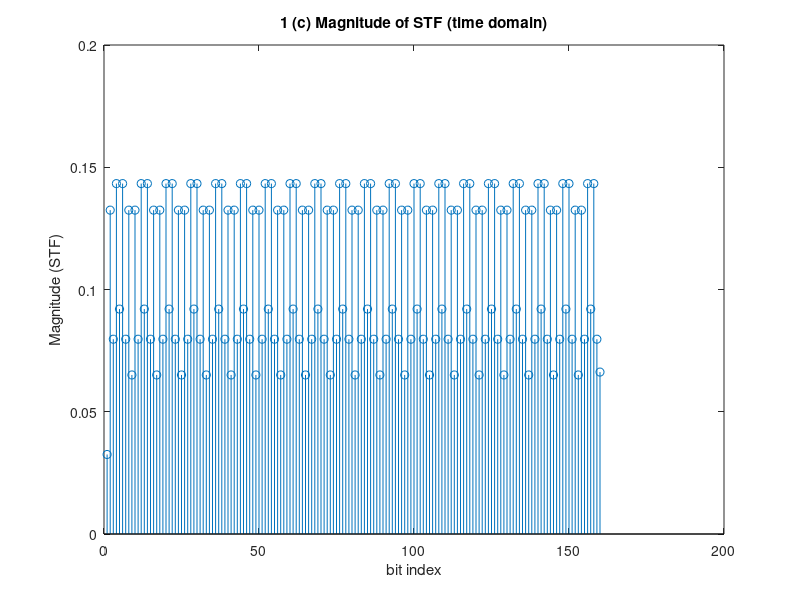
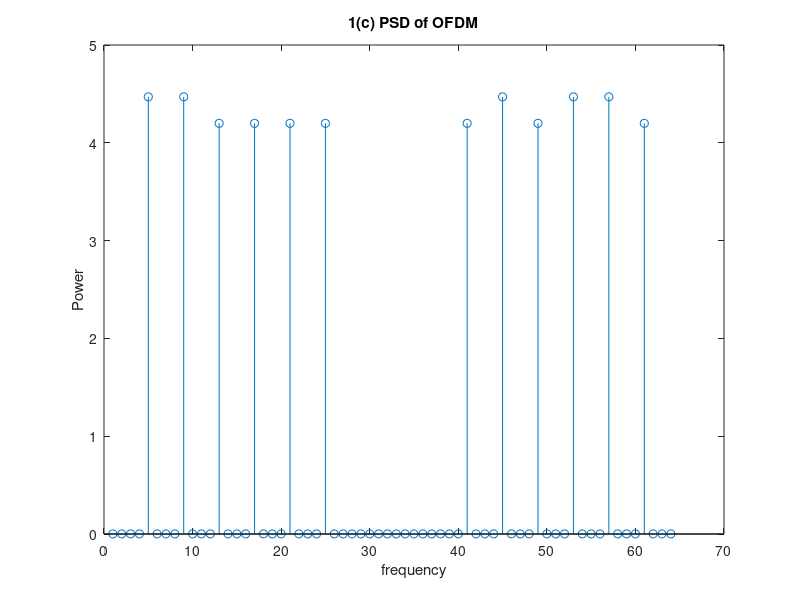
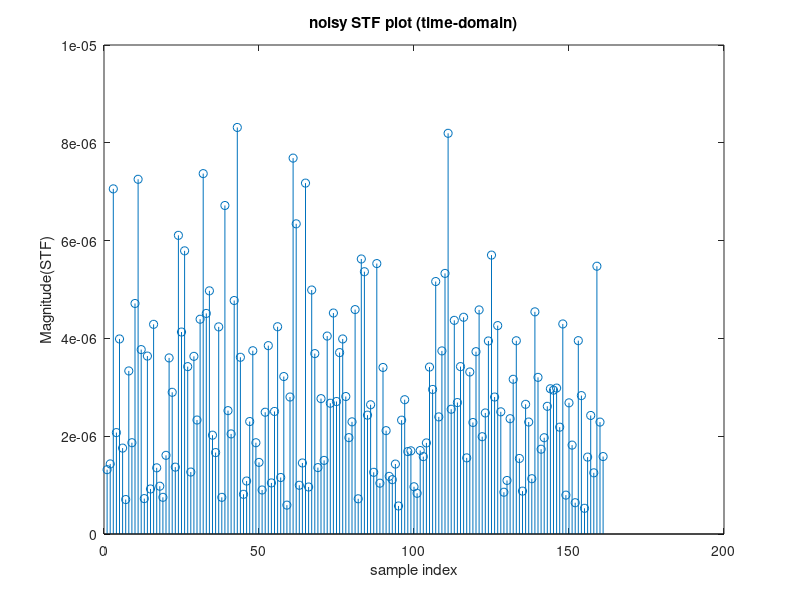
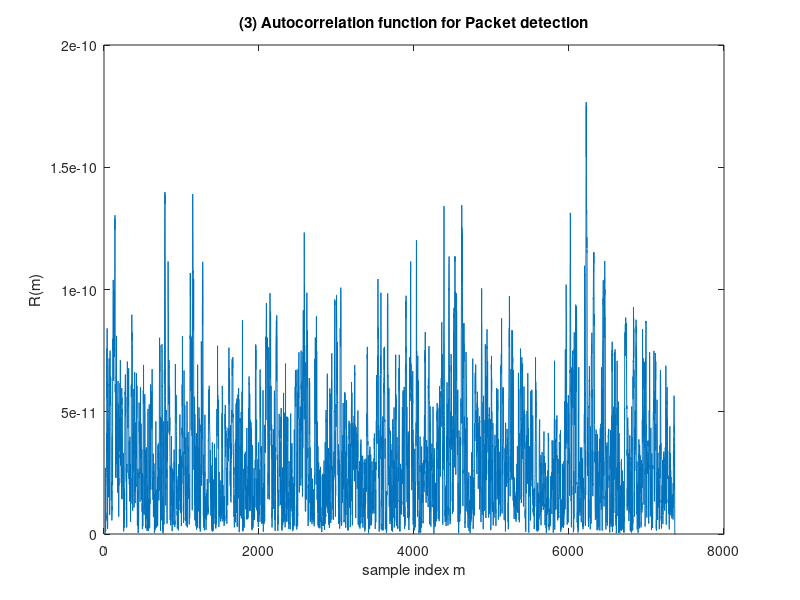

The MATLAB script that drew these images, in order: (Note: this script raises an error after producing the figures.)
close all;
packet=randi([0 1],1,4160);    %Random sequence generation

% BPSK Modulation
bpsk_packet=2*packet-1;        
bpsk_packet=[bpsk_packet -1*ones(1,16)]; %padding zeros to make it divisible by 48
group=zeros(87,48);

%grouping 
j=0;

%making a 2D matrix where each row has 48 bits 
for i=1:48:size(bpsk_packet)-47
    j=j+1;
    group(j,:)=bpsk_packet(i:(i+47));   
end

X=zeros(87,64); %ifft input OFDM

%creating the input for IFFT block, inserting pilots and nulls accordingly 
for i=1:1:87
     
     %nulls
     X(i,1)=0; 
     X(i,28:38)=0; 
     
     %pilots
     X(i,8)=1;
     X(i,22)=1;
     X(i,58)=1;
     X(i,44)=1;

     %bpsk bits
     X(i,2:7)=group(i,25:30);
     X(i,9:21)=group(i,31:43);
     X(i,23:27)=group(i,44:48);
     X(i,39:43)=group(i,1:5);
     X(i,45:57)=group(i,6:18);
     X(i,59:64)=group(i,19:24);
end 

x=zeros(87,64);

%calculating the ifft and storing it in 2D array x
for i=1:1:87
    temp=X(i,:);
    x(i,:)=ifft(temp,64);
end 

%add cyclic prefix to each OFDM symbol
x_signal_with_cp=zeros(87,80);

for i=1:1:87
    x_signal_with_cp(i,1:16)=x(i,49:64);
    x_signal_with_cp(i,17:80)=x(1,1:64);
end 

%Preamble: Addition of STF and LTF

stf={ 0+0*1i, 0+0*1i, 1+ 1i, 0+0*1i, 0+0*1i, 0+0*1i, -1-1i, 0+0*1i, 0+0*1i, 0+0*1i, 1+1i, 0+0*1i, 0+0*1i, 0+0*1i, -1-1i, 0+0*1i, 0+0*1i, 0+0*1i, -1-1i, 0+0*1i, 0+0*1i, 0+0*1i, 1+1i, 0+0*1i, 0+0*1i,0+0*1i, 0+0*1i, 0+0*1i, 0+0*1i, 0+0*1i, -1-1i, 0+0*1i, 0+0*1i, 0+0*1i, -1-1i, 0+0*1i, 0+0*1i,0+0*1i, 1+1i, 0+0*1i, 0+0*1i, 0+0*1i, 1+1i, 0+0*1i, 0+0*1i, 0+0*1i, 1+1i, 0+0*1i, 0+0*1i, 0+0*1i, 1+1i, 0+0*1i,0+0*1i};
stf=sqrt(13/6)*cell2mat(stf);

X=zeros(1,64);

%mapping the stf bits to the IFFT input 
X(1)=stf(27);
X(2:27)=stf(28:53);
X(28:38)=0;%null
X(39:64)=stf(1:26);

time_stf=ifft(X,64); %finding time domain representation of STF

stf_periodical=[time_stf time_stf time_stf(1:32)]; %repeated sequence of stf = 8 us

%windowing (according to the standard)
stf_periodical(1)=stf_periodical(1)/2;
stf_periodical(160)=stf_periodical(160)/2;

figure (1)
stem(abs(stf_periodical))
title('1 (c) Magnitude of STF (time domain)')
xlabel('bit index')
ylabel('Magnitude (STF)')

%long-training sequence
ltf={1, 1, -1, -1, 1, 1, -1, 1, -1, 1, 1, 1, 1, 1, 1, -1, -1, 1, 1, -1, 1, -1, 1, 1, 1, 1, 0, 1, -1, -1, 1, 1, -1, 1, -1, 1, -1, -1, -1, -1, -1, 1, 1, -1, -1, 1, -1, 1, -1, 1, 1, 1, 1};
ltf=cell2mat(ltf);
 
X_ltf=zeros(1,64);

%mapping LTF frequency domain values for giving input to IFFT block
X_ltf(1)=ltf(27);
X_ltf(2:27)=ltf(28:53);
X_ltf(28:38)=0;%null
X_ltf(39:64)=ltf(1:26);

time_ltf=ifft(X_ltf,64); %taking IFFT of the LTF

%repeating LTF
ltf_periodical=[time_ltf(33:64) time_ltf time_ltf];

%windowing LTF (according to the standard)
ltf_periodical(1)=ltf_periodical(1)/2;
ltf_periodical(160)=ltf_periodical(160)/2;

%preamble
preamble=[stf_periodical ltf_periodical];

%opening an OFDM 2D array => 1D
i=1;
OFDM_signal=zeros(1,6960);
for k=1:80:6881
        OFDM_signal(k:k+79)=x_signal_with_cp(i,:);
        i=i+1;
end 

%ADDING PREAMBLE TO THE ENTIRE OFDM PACKET
OFDM_signal_with_preamble=[preamble OFDM_signal];

figure (2)
W=fft(OFDM_signal_with_preamble,64);
stem(abs(W.^2))
title('1(c) PSD of OFDM')
xlabel('frequency')
ylabel('Power')

%Adding zeros for idle time
 OFDM_signal_with_idle=[zeros(1,100) OFDM_signal_with_preamble]; %for idle time
  
 %magnitude distortion
 OFDM_magnitude_distorted=OFDM_signal_with_idle*10^(-5);

%phase shift 
 OFDM_phase_shift=zeros(1,size(OFDM_magnitude_distorted,2));
 for i=1:1:size(OFDM_magnitude_distorted,2)
     OFDM_phase_shift(i)=OFDM_magnitude_distorted(i)*exp(-3*1i*pi/4);
 end

 %frequency shift  
OFDM_freq_shift=zeros(1,size(OFDM_magnitude_distorted,2));

 for k=1:1:size(OFDM_magnitude_distorted,2)
     OFDM_freq_shift(k)=OFDM_phase_shift(k)*exp(-1i*2*pi*k*0.00017); %******************DOUBT***************
end 


OFDM_noisy=zeros(1,size(OFDM_magnitude_distorted,2));
%add channel noise
 for i=1:1:size(OFDM_noisy,2)
     OFDM_noisy(i)=OFDM_freq_shift(i)+normrnd(0,sqrt(10^(-11)));
 end 
% 

figure (3)
% (2) PLOTTING THE noisy STF
stf_plot=OFDM_noisy(101:261);
stem(abs(stf_plot))
title('noisy STF plot (time-domain)')
ylabel('Magnitude(STF)')
xlabel('sample index')


% %self-correlating algorithm to detect the STF
R=zeros(1,size(OFDM_noisy,2));
E=zeros(1,size(OFDM_noisy,2));
auto_corr_signal=0;
energy = 0;

%self-correlation function
for m=17:1:size(OFDM_noisy,2)-16
      for i=m:1:(m+16-1)
           auto_corr_signal=auto_corr_signal+OFDM_noisy(i)*conj(OFDM_noisy(i-16));
           energy = energy+abs(OFDM_noisy(i)*(OFDM_noisy(i)));
      end 
      R(m)=auto_corr_signal;
      E(m)=energy;
      energy = 0;
      auto_corr_signal=0;
end 
%plotting autocorrelation results
figure(4)
plot(abs(R))
title('(3) Autocorrelation function for Packet detection')
xlabel('sample index m')
ylabel('R(m)')



R_diff=diff(abs(R));
E_diff=diff(E);

for m=17:1:size(OFDM_noisy,2)-1
    if((R_diff(m)-E_diff(m))<1*10^(-18) && abs(R(m))>2*10^(-11))
        break;
    end 
end 

%packet sync ---------> Cross Correlation
cross_corr=zeros(1,size(OFDM_noisy,2));

stf_correlation_segment = stf_periodical(17:32);
cross_corr_signal = 0;
for i=1:1:size(OFDM_noisy,2)-15
    ofdm_correl_segment = OFDM_noisy(i:i+15);
    for j=1:1:16
        cross_corr_signal = cross_corr_signal + ofdm_correl_segment(j)*conj(stf_correlation_segment(j));
    end
    cross_corr(i) = cross_corr_signal;
    cross_corr_signal = 0;
end 

%plotting crosscorrelation results
figure(5)
plot(abs(cross_corr))
title('(4) Crosscorrelation function for Packet sync')
xlabel('sample index m')
ylabel('Cross_Corr')
% 
[peak_value,peak_index]=maxk(abs(cross_corr),10);
peak_index=sort(peak_index);
STF_start = peak_index(1);
STF_end_minus16 = peak_index(10);
LTF_start = STF_end_minus16 + 48;   %without LTF CP
LTF_end = LTF_start + 127;

% %****************Channel estimation and packet decoding ****************
% 
% %frequency-drift correction
count = 0;
del_freq=zeros(1,64);
gain_sum = 0;

for i=1:1:64
    count = count+1;
    h_channel=OFDM_noisy(LTF_start+(i-1)+64)/OFDM_noisy(LTF_start+(i-1));
    %imag_part = imag(h_channel);
    del_freq(i)=imag(h_channel)/(2*pi*64);
    gain_sum = gain_sum+del_freq(i);
end

delta_f_avg = gain_sum/count;
OFDM_freq_corrected=zeros(1,7380);

for i=1:1:7380
    OFDM_freq_corrected(i) = OFDM_noisy(i)*(exp(-1*1j*2*pi*i*delta_f_avg));
end

% Phase and Magnitude Correction : divide freq corrected signal with known
% LTF for calculating channel gain
OFDM_noisy_LTF_FFT = fft(OFDM_freq_corrected(LTF_start:LTF_start+63),64);

channel_gain=zeros(1,64);

for i=1:1:64
    channel_gain(i) = OFDM_noisy_LTF_FFT(i)/X_ltf(i);
end
figure(6)
stem(abs(channel_gain))
title('(6) Channel distortion')

% %************DECODING********************
OFDM_per_symbol=zeros(87,64);
OFDM_per_symbol_angle=zeros(87,64);

p=1;
for i=421:80:5540
        OFDM_per_symbol(p,:)=fft(OFDM_freq_corrected(i+16:i+16+63),64)/channel_gain(3);
        OFDM_per_symbol_angle(p,:) = angle(OFDM_per_symbol(p,:));
        p=p+1;
end 

OFDM_final_bitmap_with_pilot_null = zeros(87,64);
for i=1:1:87
    for j = 1:1:64
        if(OFDM_per_symbol_angle(i,j)>0)
            OFDM_final_bitmap_with_pilot_null(i,j)=-1;
        else
            OFDM_final_bitmap_with_pilot_null(i,j)=1;
        end
    end
end
% 
OFDM_final_bitmap=zeros(87,48);

for i = 1:1:87
    OFDM_final_bitmap(i,:) = [OFDM_final_bitmap_with_pilot_null(i,2:7) OFDM_final_bitmap_with_pilot_null(i,9:21) OFDM_final_bitmap_with_pilot_null(i,23:27) OFDM_final_bitmap_with_pilot_null(i,39:43) OFDM_final_bitmap_with_pilot_null(i,45:57) OFDM_final_bitmap_with_pilot_null(i,59:64)];
end

%de-map
OFDM_baseband=zeros(87,48);
for i=1:1:87
    OFDM_baseband(i,:)= [group(i,25:30) group(i,31:43) group(i,44:48) group(i,1:5) group(i,6:18) group(i,19:24)];
end

%computing the number of bit-errors after decoding 
error=0;
for i=1:1:87
    for j=1:1:48
        if (OFDM_baseband(i,j)~=OFDM_final_bitmap(i,j))
            error=error+1;
        end 
    end 
end 
